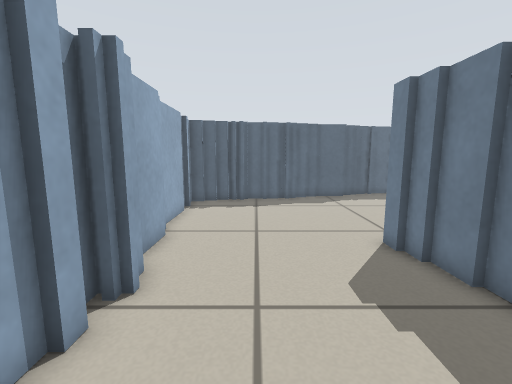
[1] (above)

12 first-person views from a walk through a Stage world. The camera is 0.57 m above the floor, tilts 8° down and sees 90° across. The lines on the ground mark 1 m squares. The floor is counted in squares, 0.2 m on a side. Each view is taken from the middle of a square. On the plan, view 1 faces up. The plan holds only what a view shows up to about 19 squares ahead; the rest is blank. The place goes on beyond the plan. The robots in the file are not drawn.

[2]
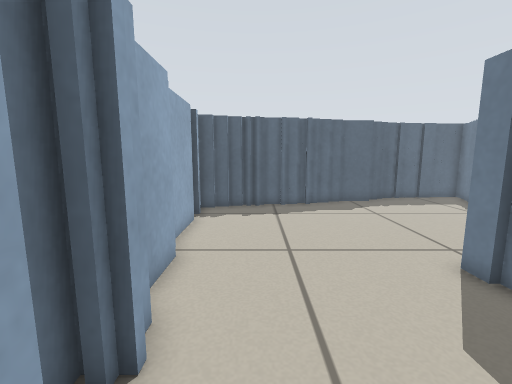

[3]
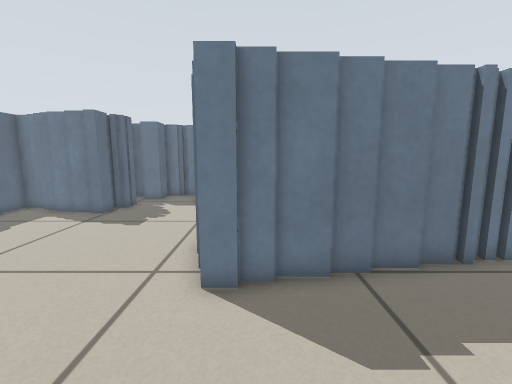

[4]
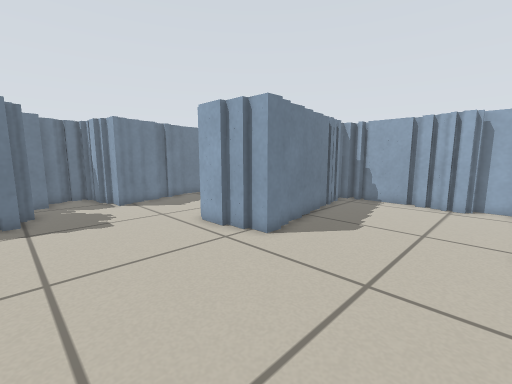

[5]
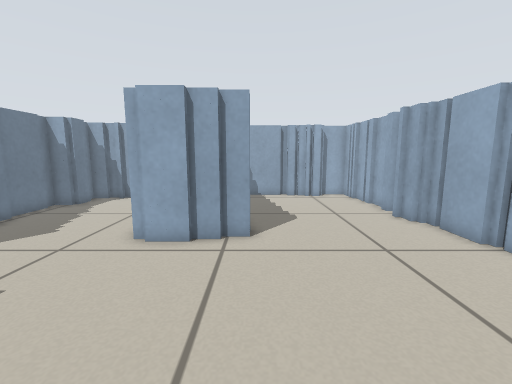

[6]
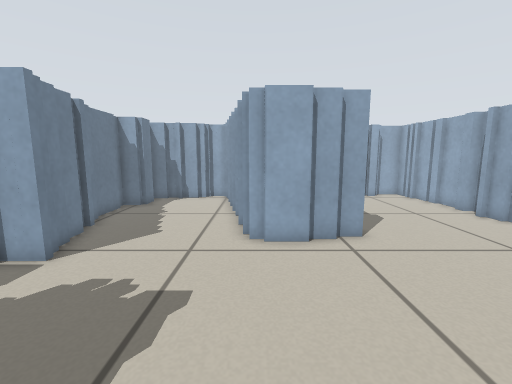

[7]
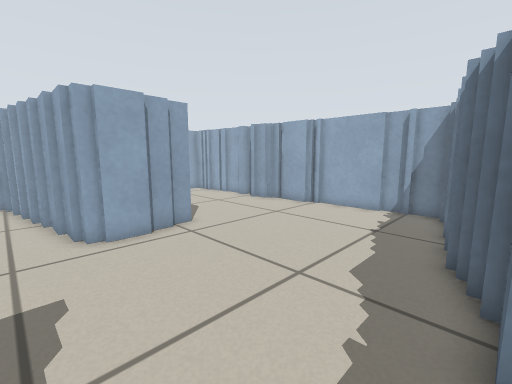

[8]
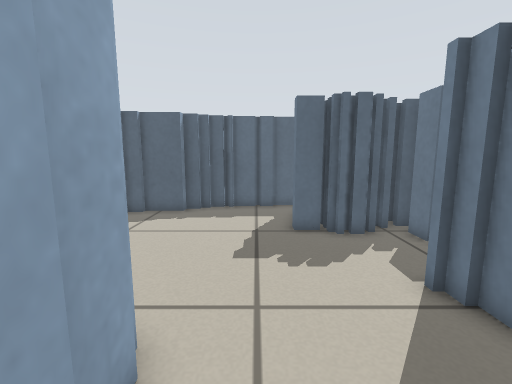

[9]
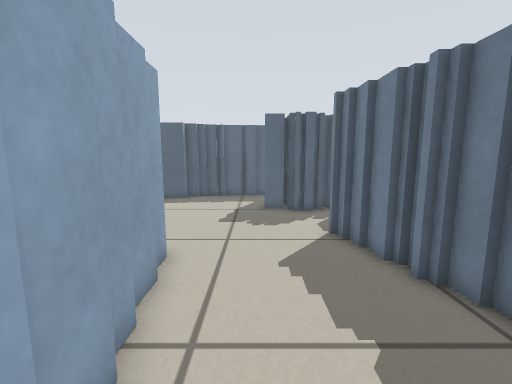

[10]
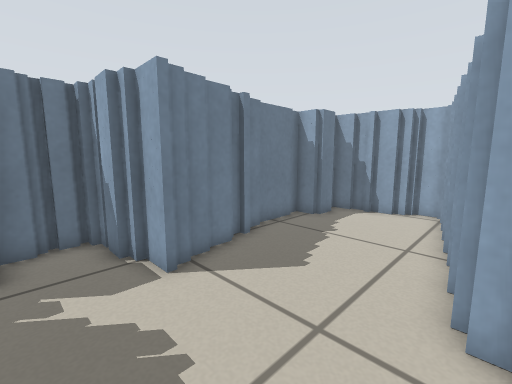

[11]
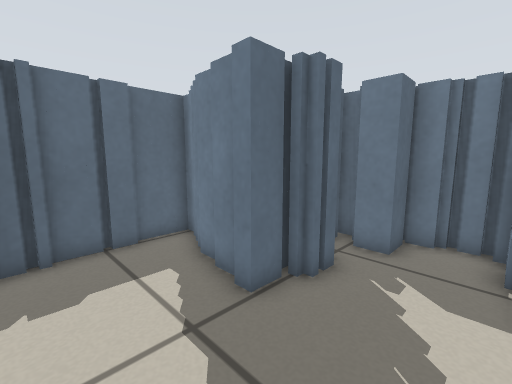

[12]
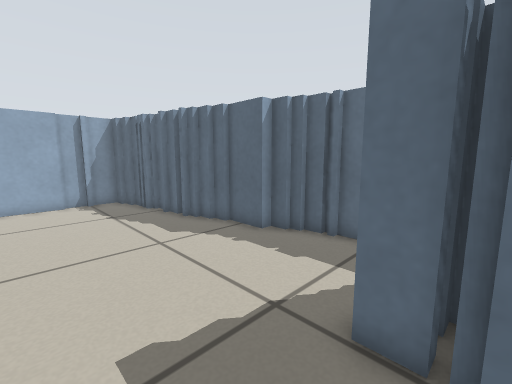

### Floor plan
Key: @ floor where view 1 was taken; # wall or solid block; . floor.
Columns run from 4 left of view 1 to 18 right of it. Each row starts with its distance up from view 1.
 20             ######
 19           ###....#
 18       #####......#
 17  ######.........##
 16 ##..............##  #
 15 #...............######
 14 #................##.##
 13 #...................###
 12 #.....................#
 11 #...................###
 10 #.................###
  9 ##................##
  8 ##.......####......#
  7 #........#  #......#
  6 ##.......#  ##.....##
  5  #.......#   #......#
  4  #.......#   #......#
  3  #.......##  #......#
  2  #........#  #.....##
  1  #........#  ##....#
  0  #..@.....#   #..###
 -1  #........#   ####
 -2  ##########

Positions as (right, up) in squares from view 1, and headings:
1: (0, 0), facing up
2: (-1, 2), facing up
3: (-1, 7), facing right
4: (-2, 15), facing down-right
5: (4, 17), facing down
6: (8, 17), facing down
7: (10, 18), facing down-left
8: (10, 5), facing up
9: (11, 1), facing up
10: (8, 13), facing down-right
11: (8, 11), facing up-right
12: (13, 11), facing up-left
